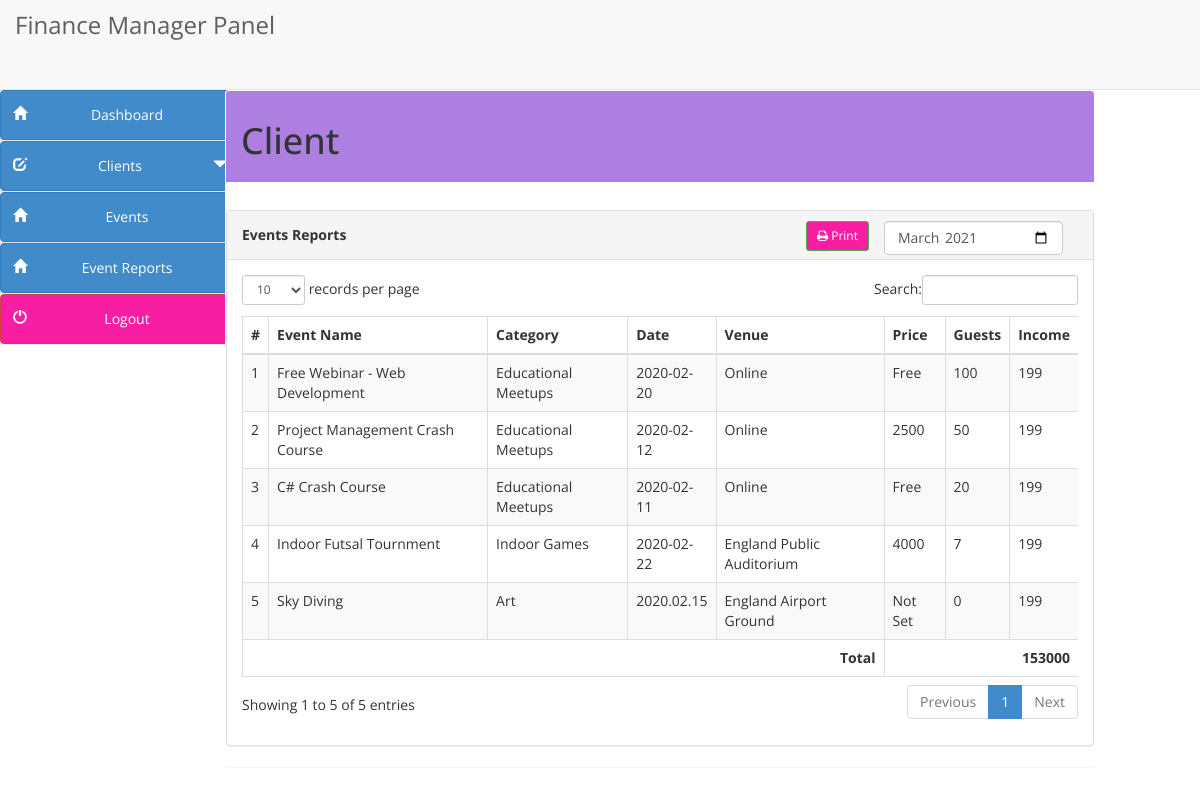
Screenshot of /users/financeManager/report.php with the database file from the repository.
### tables this page shows
CREATE TABLE IF NOT EXISTS `event_details` (
  `Event_ID` int(11) NOT NULL AUTO_INCREMENT,
  `Event_Name` varchar(100) NOT NULL,
  `Event_Catergory_ID` int(11) NOT NULL,
  `Event_Date` varchar(100) NOT NULL,
  `Venue` varchar(200) NOT NULL,
  `Price` varchar(100) NOT NULL DEFAULT 'Not Set',
  `Event_End` varchar(100) NOT NULL,
  `Event_Desc` mediumtext NOT NULL,
  `Participant_Number` int(11) NOT NULL,
  PRIMARY KEY (`Event_ID`),
  KEY `Event_Catergory_ID` (`Event_Catergory_ID`)
);

CREATE TABLE IF NOT EXISTS `event_categories` (
  `cat_id` int(100) NOT NULL AUTO_INCREMENT,
  `cat_title` text NOT NULL,
  PRIMARY KEY (`cat_id`)
);

### users/financeManager/report.php (the view, shortened to what this page needs)
<?php
if(strlen($_SESSION['login'])==1)
    {
header('location:index.php');
}
else{
?>
<!DOCTYPE html>
<html lang="en">
	<head>
		<link href="../style/css/bootstrap.min.css" rel="stylesheet">
		<link href="../style/css/k.css" rel="stylesheet">
        <link href="assets/css/bootstrap.css" rel="stylesheet" />
        <link href="assets/css/font-awesome.css" rel="stylesheet" />
        <link href="assets/js/dataTables/dataTables.bootstrap.css" rel="stylesheet" />
        <link href="assets/css/style.css" rel="stylesheet" />
	</head>
	<body>
		<?php include("include/header.php");?>
		<div>
		    <?php
                include("include/side_bar.php");
                $month = isset($_GET['month']) ? $_GET['month'] : date('Y-m');
            ?>
			<div class="col-md-9" style="margin-left:10px">
				<div class="panel">
					<div class="panel-heading" style="background-color:#ac7fe1">
						<h1>Client </h1>
					</div>
					<br>
                    <div >
                        <div class="panel panel-default">
                            <div class="panel-heading">
                                <div>
                                    <label for="" class="mt-2" style="float:left;">Events Reports</label>
                                    <div class="col-sm-3" style="float:right;">
                                    <input type="month" style="float:center;" name="month" id="month" value="<?php echo $month ?>" class="form-control">
                                    </div>
                                    <button class="btn btn-success btn-sm " type="button" id="print" style="float:right;"><i class="fa fa-print"></i> Print</button>
                                </div>
                            </div>
                            <div class="panel-body">
                                <div class="table-responsive">
                                    <table class="table table-striped table-bordered table-hover" id="dataTables-example">
                                        <thead>
                                            <tr>
                                                <th>#</th>
                                                <th>Event Name</th>
                                                <th>Category</th>
                                                <th>Date</th>
                                                <th>Venue</th>
                                                <th>Price</th>
                                                <th>Guests</th>
                                                <th>Income</th>
                                            </tr>
                                        </thead>
                                        <tbody>
                                            <?php $sql = "SELECT
                                                event_details.Event_Name,
                                                event_categories.cat_title,
                                                event_details.Event_Date,
                                                event_details.Venue,
                                                event_details.Price,
                                                event_details.Participant_Number,
                                                event_details.Event_ID as eventid from event_details
                                                join event_categories on event_categories.cat_id=event_details.Event_Catergory_ID";
                                            $query = $dbh -> prepare($sql);
                                            $query->execute();
                                            $results=$query->fetchAll(PDO::FETCH_OBJ);
                                            $cnt=1;
                                            $income = 199;
                                            if($query->rowCount() > 0)
                                            {
                                            foreach($results as $result)
                                            {?>
                                            <tr class="odd gradeX">
                                                <td class="center"><?php echo htmlentities($cnt);?></td>
                                                <td class="center"><?php echo htmlentities($result->Event_Name);?></td>
                                                <td class="center"><?php echo htmlentities($result->cat_title);?></td>
                                                <td class="center"><?php echo htmlentities($result->Event_Date);?></td>
                                                <td class="center"><?php echo htmlentities($result->Venue);?></td>
                                                <td class="center"><?php echo htmlentities($result->Price);?></td>
                                                <td class="center"><?php echo htmlentities($result->Participant_Number);?></td>
                                                <td class="center"><?php echo htmlentities($income);?></td>
                                            </tr>
                                            <?php $cnt=$cnt+1;}} ?>
                                        </tbody>
                                        <tfoot>
                                            <tr>
                                                <th colspan="5" class="text-right">Total</th>
                                                <th colspan="3" class="text-right">
                                                    <?php
                                                        foreach($dbh->query('SELECT SUM(Price * Participant_Number) FROM event_details') as $row) {
                                                        echo $row[ 'SUM(Price * Participant_Number)'] ;
                                                        }
                                                    ?>
                                                </th>
                                            </tr>
                                        </tfoot>
                                    </table>
                                </div>
                            </div>
                        </div>
                    </div>
                </div>
            </div>
        </div>
	</body>
</html>
<?php }?>

### rows the page displays
event_details: Event_Name "Free Webinar - Web Development", event_categories.cat_title "Educational Meetups", Event_Date "2020-02-20", Venue "Online", Price "Free", Participant_Number "100"
event_details: Event_Name "Project Management Crash Course", event_categories.cat_title "Educational Meetups", Event_Date "2020-02-12", Venue "Online", Price "2500", Participant_Number "50"
event_details: Event_Name "C# Crash Course", event_categories.cat_title "Educational Meetups", Event_Date "2020-02-11", Venue "Online", Price "Free", Participant_Number "20"
event_details: Event_Name "Indoor Futsal Tournment", event_categories.cat_title "Indoor Games", Event_Date "2020-02-22", Venue "England Public Auditorium", Price "4000", Participant_Number "7"
event_details: Event_Name "Sky Diving", event_categories.cat_title "Art", Event_Date "2020.02.15", Venue "England Airport Ground", Price "Not Set", Participant_Number "0"

### other values shown
$row[ 'SUM(Price * Participant_Number)'] "153000"
